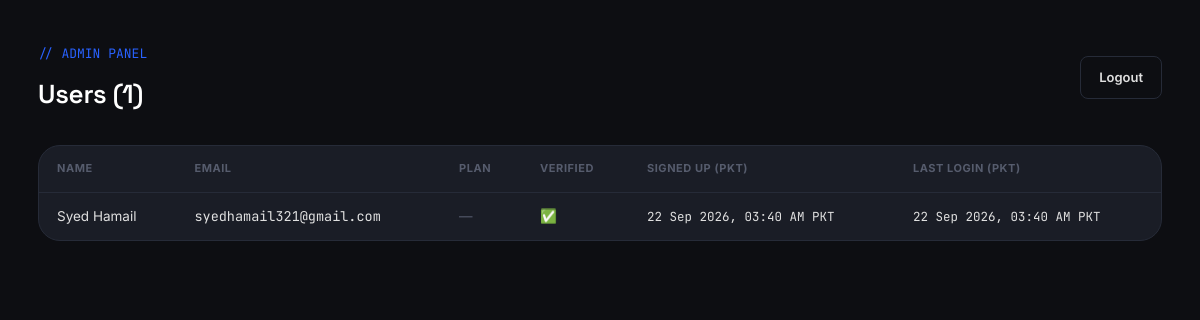
Page /admin (signed in) on the earlier database version.
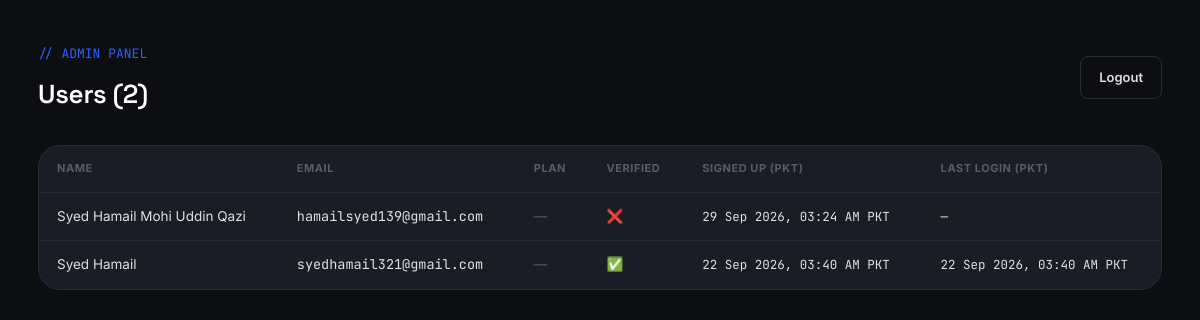
Same page on the later database version.
### models.py (models this page shows)
class User(db.Model, UserMixin):
    __tablename__ = "users"
    id = db.Column(db.Integer, primary_key=True)
    name = db.Column(db.String(120), nullable=False)
    email = db.Column(db.String(180), unique=True, nullable=False, index=True)
    password_hash = db.Column(db.String(255), nullable=True)
    is_verified = db.Column(db.Boolean, default=False, nullable=False)
    verification_token = db.Column(db.String(64), unique=True, nullable=True)
    verification_sent_at = db.Column(db.DateTime, nullable=True)
    signup_next = db.Column(db.String(255), nullable=True)
    oauth_provider = db.Column(db.String(20), nullable=True)   # 'google' | 'github'
    oauth_id = db.Column(db.String(120), nullable=True)
    created_at = db.Column(db.DateTime, default=datetime.utcnow)
    last_login_at = db.Column(db.DateTime, nullable=True)
    plan = db.Column(db.String(20), nullable=True)   # 'basic' | 'advanced' | 'premium'
    plan_started_at = db.Column(db.DateTime, nullable=True)
    paddle_customer_id = db.Column(db.String(120), nullable=True)
    paddle_subscription_id = db.Column(db.String(120), nullable=True)
    scan_count = db.Column(db.Integer, default=0, nullable=False)
    scan_window_start = db.Column(db.DateTime, nullable=True)

### app.py (the view, shortened to what this page needs)
@app.route("/admin", methods=["GET", "POST"])
def admin():
    users = User.query.order_by(User.created_at.desc()).all()
    return render_template("admin_dashboard.html", users=users, plans=PLAN_LIMITS)

### app.py (called while the page is built)
@login_manager.user_loader
def load_user(user_id):
    return db.session.get(User, int(user_id))

@app.context_processor
def inject_seo_defaults():
    return dict(
        site_url=SITE_URL,
        canonical_url=f"{SITE_URL}{request.path}",
        default_og_image=f"{SITE_URL}/static/img/og-image.png",
    )

@app.template_filter("pkt")
def pkt_filter(dt):
    if not dt:
        return "—"
    return dt.replace(tzinfo=ZoneInfo("UTC")).astimezone(PKT).strftime("%d %b %Y, %I:%M %p PKT")

### templates/admin_dashboard.html (shortened to what this page needs)
<!DOCTYPE html>
<html lang="en">
<head>
<link rel="stylesheet" href="{{ url_for('static', filename='css/style.css') }}">
</head>
<body>
<div class="wrap" style="padding:40px 28px;">
  <div style="display:flex; justify-content:space-between; align-items:center; margin-bottom:30px; flex-wrap:wrap; gap:14px;">
    <div>
      <span class="section-tag">// ADMIN PANEL</span>
      <h1 style="color:#fff; font-size:26px; margin-top:8px;">Users ({{ users|length }})</h1>
    </div>
    <a href="{{ url_for('admin_logout') }}" class="btn btn-ghost btn-sm">Logout</a>
  </div>
  <div class="market-table-wrap-admin">
    <table class="admin-table">
      <thead>
        <tr>
          <th>Name</th>
          <th>Email</th>
          <th>Plan</th>
          <th>Verified</th>
          <th>Signed up (PKT)</th>
          <th>Last login (PKT)</th>
        </tr>
      </thead>
      <tbody>
        {% for u in users %}
        <tr>
          <td>{{ u.name }}</td>
          <td class="mono">{{ u.email }}</td>
          <td>
            {% if u.plan %}
              <span class="badge badge-long" style="text-transform:capitalize;">{{ u.plan }}</span>
              <div style="font-size:11px; color:var(--text-faint); margin-top:4px;">since {{ u.plan_started_at | dt }}</div>
            {% else %}
              <span style="color:var(--text-faint);">—</span>
            {% endif %}
          </td>
          <td>{{ '✅' if u.is_verified else '❌' }}</td>
          <td class="mono" style="font-size:12.5px;">{{ u.created_at | pkt }}</td>
          <td class="mono" style="font-size:12.5px;">{{ u.last_login_at | pkt }}</td>
        </tr>
        {% endfor %}
      </tbody>
    </table>
  </div>
</div>
</body>
</html>

### static/css/style.css (style rules this page uses)
:root { --bg: #0D0E12; --bg-raised: #12141b; --panel: #1A1D26; --panel-border: #262b38; --accent: #2962FF; --accent-soft: rgba(41, 98, 255, 0.14); --buy: #00C853; --buy-soft: rgba(0, 200, 83, 0.12); --sell: #FF3B30; --sell-soft: rgba(255, 59, 48, 0.12); --text: #E0E0E0; --text-dim: #8A90A2; --text-faint: #565c6d; --font-display: 'Space Grotesk', 'Inter', sans-serif; --font-body: 'Inter', -apple-system, BlinkMacSystemFont, sans-serif; --font-mono: 'JetBrains Mono', 'Courier New', monospace; --radius-sm: 8px; --radius-md: 14px; --radius-lg: 22px; --container: 1180px; }
* { margin: 0; padding: 0; box-sizing: border-box; }
html { scroll-behavior: smooth; }
body { background: var(--bg); color: var(--text); font-family: var(--font-body); line-height: 1.6; overflow-x: hidden; }
a { color: inherit; text-decoration: none; }
.wrap { max-width: var(--container); margin: 0 auto; padding: 0 28px; }
h1, h2, h3, h4 { font-family: var(--font-display); font-weight: 600; letter-spacing: -0.01em; }
.mono { font-family: var(--font-mono); }
.btn { display: inline-flex; align-items: center; justify-content: center; gap: 10px; padding: 14px 26px; border-radius: var(--radius-sm); font-weight: 600; font-size: 15px; border: 1px solid transparent; transition: transform 0.18s ease, box-shadow 0.18s ease, background 0.18s ease, border-color 0.18s ease; white-space: nowrap; }
.btn-ghost { background: transparent; color: var(--text); border-color: var(--panel-border); }
.btn-sm { padding: 10px 18px; font-size: 13px; }
.section-tag { color: var(--accent); font-family: var(--font-mono); font-size: 13px; }
.market-table-wrap-admin { background: var(--panel); border: 1px solid var(--panel-border); border-radius: var(--radius-lg); overflow-x: auto; }
table.admin-table { width: 100%; border-collapse: collapse; font-size: 13.5px; min-width: 780px; }
table.admin-table th { text-align: left; padding: 14px 18px; color: var(--text-faint); font-size: 11px; text-transform: uppercase; letter-spacing: 0.05em; border-bottom: 1px solid var(--panel-border); }
table.admin-table td { padding: 13px 18px; border-bottom: 1px solid var(--panel-border); color: var(--text); }
table.admin-table tr:last-child td { border-bottom: none; }

Differences in the rows shown:
added User: name "Syed Hamail Mohi Uddin Qazi", email "hamailsyed139@gmail.com", is_verified "❌", created_at|pkt "29 Sep 2026, 03:24 AM PKT", last_login_at|pkt "—"
Other differences:
{{ users|length }}: "1" → "2"
